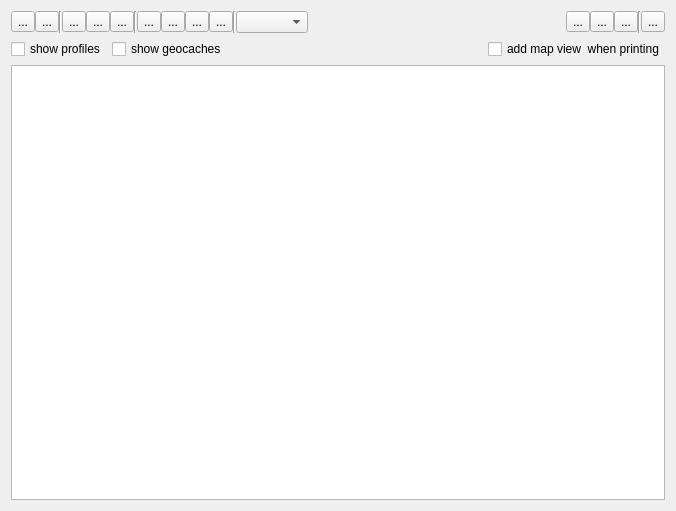
<?xml version="1.0" encoding="UTF-8"?>
<ui version="4.0">
 <class>IDiaryEdit</class>
 <widget class="QWidget" name="IDiaryEdit">
  <property name="geometry">
   <rect>
    <x>0</x>
    <y>0</y>
    <width>676</width>
    <height>511</height>
   </rect>
  </property>
  <property name="windowTitle">
   <string>Form</string>
  </property>
  <layout class="QVBoxLayout" name="verticalLayout">
   <item>
    <layout class="QGridLayout" name="gridLayout">
     <property name="spacing">
      <number>0</number>
     </property>
     <item row="0" column="27">
      <widget class="QToolButton" name="toolExit">
       <property name="toolTip">
        <string>Exit</string>
       </property>
       <property name="statusTip">
        <string/>
       </property>
       <property name="text">
        <string>...</string>
       </property>
      </widget>
     </item>
     <item row="0" column="6">
      <widget class="Line" name="line">
       <property name="orientation">
        <enum>Qt::Vertical</enum>
       </property>
      </widget>
     </item>
     <item row="0" column="5">
      <widget class="QToolButton" name="toolPaste">
       <property name="text">
        <string>...</string>
       </property>
      </widget>
     </item>
     <item row="0" column="4">
      <widget class="QToolButton" name="toolCopy">
       <property name="text">
        <string>...</string>
       </property>
      </widget>
     </item>
     <item row="0" column="3">
      <widget class="QToolButton" name="toolCut">
       <property name="text">
        <string>...</string>
       </property>
      </widget>
     </item>
     <item row="0" column="1">
      <widget class="QToolButton" name="toolRedo">
       <property name="text">
        <string>...</string>
       </property>
      </widget>
     </item>
     <item row="0" column="0">
      <widget class="QToolButton" name="toolUndo">
       <property name="text">
        <string>...</string>
       </property>
      </widget>
     </item>
     <item row="0" column="2">
      <widget class="Line" name="line_2">
       <property name="orientation">
        <enum>Qt::Vertical</enum>
       </property>
      </widget>
     </item>
     <item row="0" column="13">
      <widget class="QToolButton" name="toolBold">
       <property name="text">
        <string>...</string>
       </property>
      </widget>
     </item>
     <item row="0" column="14">
      <widget class="QToolButton" name="toolItalic">
       <property name="text">
        <string>...</string>
       </property>
      </widget>
     </item>
     <item row="0" column="15">
      <widget class="QToolButton" name="toolUnder">
       <property name="text">
        <string>...</string>
       </property>
      </widget>
     </item>
     <item row="0" column="16">
      <widget class="QToolButton" name="toolColor">
       <property name="text">
        <string>...</string>
       </property>
      </widget>
     </item>
     <item row="0" column="18">
      <widget class="QComboBox" name="comboStyle"/>
     </item>
     <item row="0" column="17">
      <widget class="Line" name="line_4">
       <property name="orientation">
        <enum>Qt::Vertical</enum>
       </property>
      </widget>
     </item>
     <item row="0" column="22">
      <widget class="QToolButton" name="toolReload">
       <property name="toolTip">
        <string>Reload</string>
       </property>
       <property name="text">
        <string>...</string>
       </property>
      </widget>
     </item>
     <item row="0" column="23">
      <widget class="QToolButton" name="toolSave">
       <property name="toolTip">
        <string>Save</string>
       </property>
       <property name="text">
        <string>...</string>
       </property>
      </widget>
     </item>
     <item row="0" column="24">
      <widget class="QToolButton" name="toolPrint">
       <property name="toolTip">
        <string>Print</string>
       </property>
       <property name="statusTip">
        <string/>
       </property>
       <property name="text">
        <string>...</string>
       </property>
      </widget>
     </item>
     <item row="0" column="25">
      <widget class="Line" name="line_3">
       <property name="orientation">
        <enum>Qt::Vertical</enum>
       </property>
      </widget>
     </item>
     <item row="0" column="19">
      <spacer name="horizontalSpacer_2">
       <property name="orientation">
        <enum>Qt::Horizontal</enum>
       </property>
       <property name="sizeHint" stdset="0">
        <size>
         <width>40</width>
         <height>20</height>
        </size>
       </property>
      </spacer>
     </item>
    </layout>
   </item>
   <item>
    <layout class="QHBoxLayout" name="horizontalLayout">
     <item>
      <widget class="QCheckBox" name="checkProfile">
       <property name="text">
        <string>show profiles</string>
       </property>
      </widget>
     </item>
     <item>
      <widget class="QCheckBox" name="checkGeoCache">
       <property name="text">
        <string>show geocaches</string>
       </property>
      </widget>
     </item>
     <item>
      <spacer name="horizontalSpacer_3">
       <property name="orientation">
        <enum>Qt::Horizontal</enum>
       </property>
       <property name="sizeHint" stdset="0">
        <size>
         <width>40</width>
         <height>20</height>
        </size>
       </property>
      </spacer>
     </item>
     <item>
      <widget class="QCheckBox" name="checkAddMap">
       <property name="text">
        <string>add map view  when printing</string>
       </property>
      </widget>
     </item>
    </layout>
   </item>
   <item>
    <widget class="QTextEdit" name="textEdit"/>
   </item>
  </layout>
 </widget>
 <resources/>
 <connections/>
</ui>
